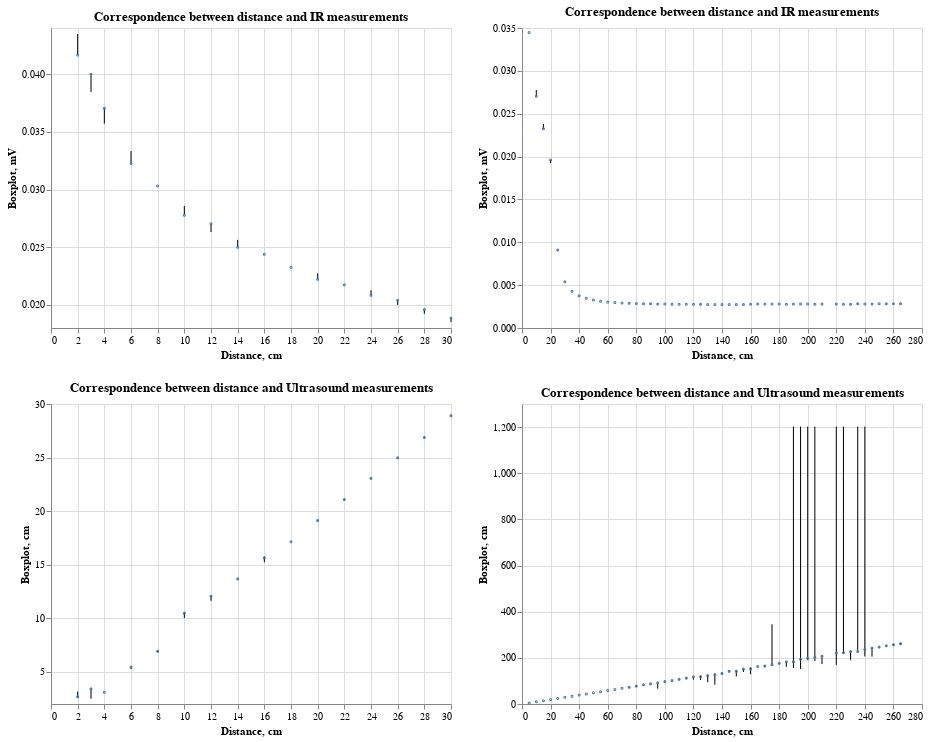

Source (notebook cell):
### Code cell
(
    (visualize_results(df_1, 'IR') | visualize_results(df_2, 'IR'))
    &
    (visualize_results(df_1, 'Ultrasound') | visualize_results(df_2, 'Ultrasound'))
)

### Figure 1 — Vega-Lite specification as saved in the notebook (floating-point values rounded to 4 significant figures; data arrays with more than 128 entries replaced by an {"elided": "..."} marker saying what was removed)
{"config": {"view": {"continuousWidth": 400, "continuousHeight": 300}}, "vconcat": [{"hconcat": [{"layer": [{"mark": "rule", "encoding": {"tooltip": [{"field": "dist", "type": "quantitative"}, {"aggregate": "min", "field": "IR", "type": "quantitative"}, {"aggregate": "max", "field": "IR", "type": "quantitative"}], "x": {"field": "dist", "title": "Distance, cm", "type": "quantitative"}, "y": {"aggregate": "min", "field": "IR", "scale": {"zero": false}, "title": "Boxplot, mV", "type": "quantitative"}, "y2": {"aggregate": "max", "field": "IR"}}}, {"mark": {"type": "point", "size": 1}, "encoding": {"tooltip": [{"field": "dist", "type": "quantitative"}, {"aggregate": "min", "field": "IR", "type": "quantitative"}, {"aggregate": "max", "field": "IR", "type": "quantitative"}], "x": {"field": "dist", "type": "quantitative"}, "y": {"aggregate": "median", "field": "IR", "type": "quantitative"}}}], "data": {"name": "data-c3bf62d3936bc4023b6a5afe4972e0f1"}, "title": "Correspondence between distance and IR measurements"}, {"layer": [{"mark": "rule", "encoding": {"tooltip": [{"field": "dist", "type": "quantitative"}, {"aggregate": "min", "field": "IR", "type": "quantitative"}, {"aggregate": "max", "field": "IR", "type": "quantitative"}], "x": {"field": "dist", "title": "Distance, cm", "type": "quantitative"}, "y": {"aggregate": "min", "field": "IR", "scale": {"zero": false}, "title": "Boxplot, mV", "type": "quantitative"}, "y2": {"aggregate": "max", "field": "IR"}}}, {"mark": {"type": "point", "size": 1}, "encoding": {"tooltip": [{"field": "dist", "type": "quantitative"}, {"aggregate": "min", "field": "IR", "type": "quantitative"}, {"aggregate": "max", "field": "IR", "type": "quantitative"}], "x": {"field": "dist", "type": "quantitative"}, "y": {"aggregate": "median", "field": "IR", "type": "quantitative"}}}], "data": {"name": "data-8686a335018bc54cc39b443df9ce1b68"}, "title": "Correspondence between distance and IR measurements"}]}, {"hconcat": [{"layer": [{"mark": "rule", "encoding": {"tooltip": [{"field": "dist", "type": "quantitative"}, {"aggregate": "min", "field": "Ultrasound", "type": "quantitative"}, {"aggregate": "max", "field": "Ultrasound", "type": "quantitative"}], "x": {"field": "dist", "title": "Distance, cm", "type": "quantitative"}, "y": {"aggregate": "min", "field": "Ultrasound", "scale": {"zero": false}, "title": "Boxplot, cm", "type": "quantitative"}, "y2": {"aggregate": "max", "field": "Ultrasound"}}}, {"mark": {"type": "point", "size": 1}, "encoding": {"tooltip": [{"field": "dist", "type": "quantitative"}, {"aggregate": "min", "field": "Ultrasound", "type": "quantitative"}, {"aggregate": "max", "field": "Ultrasound", "type": "quantitative"}], "x": {"field": "dist", "type": "quantitative"}, "y": {"aggregate": "median", "field": "Ultrasound", "type": "quantitative"}}}], "data": {"name": "data-c3bf62d3936bc4023b6a5afe4972e0f1"}, "title": "Correspondence between distance and Ultrasound measurements"}, {"layer": [{"mark": "rule", "encoding": {"tooltip": [{"field": "dist", "type": "quantitative"}, {"aggregate": "min", "field": "Ultrasound", "type": "quantitative"}, {"aggregate": "max", "field": "Ultrasound", "type": "quantitative"}], "x": {"field": "dist", "title": "Distance, cm", "type": "quantitative"}, "y": {"aggregate": "min", "field": "Ultrasound", "scale": {"zero": false}, "title": "Boxplot, cm", "type": "quantitative"}, "y2": {"aggregate": "max", "field": "Ultrasound"}}}, {"mark": {"type": "point", "size": 1}, "encoding": {"tooltip": [{"field": "dist", "type": "quantitative"}, {"aggregate": "min", "field": "Ultrasound", "type": "quantitative"}, {"aggregate": "max", "field": "Ultrasound", "type": "quantitative"}], "x": {"field": "dist", "type": "quantitative"}, "y": {"aggregate": "median", "field": "Ultrasound", "type": "quantitative"}}}], "data": {"name": "data-8686a335018bc54cc39b443df9ce1b68"}, "title": "Correspondence between distance and Ultrasound measurements"}]}], "$schema": "https://vega.github.io/schema/vega-lite/v4.17.0.json", "datasets": {"data-c3bf62d3936bc4023b6a5afe4972e0f1": {"elided": "320 records"}, "data-8686a335018bc54cc39b443df9ce1b68": {"elided": "1986 records"}}}
